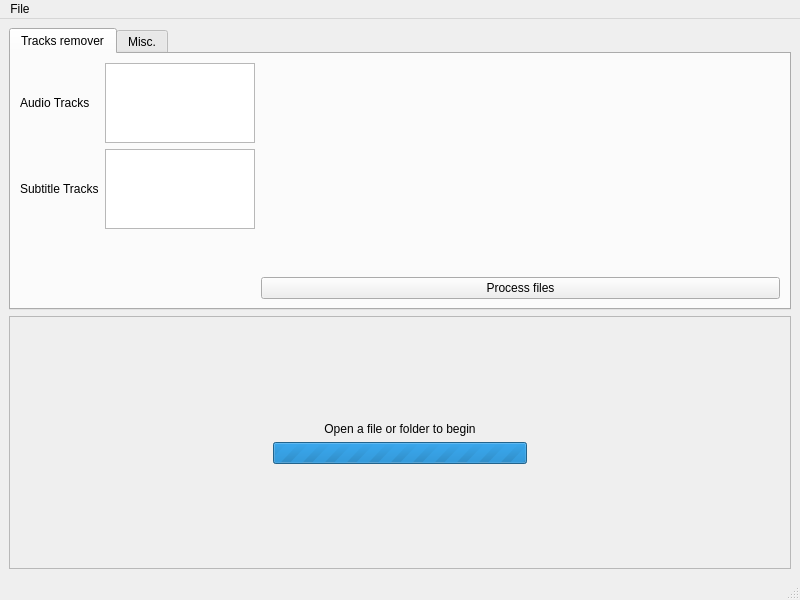
<?xml version="1.0" encoding="UTF-8"?>
<ui version="4.0">
 <class>MainWindow</class>
 <widget class="QMainWindow" name="MainWindow">
  <property name="geometry">
   <rect>
    <x>0</x>
    <y>0</y>
    <width>800</width>
    <height>600</height>
   </rect>
  </property>
  <property name="windowTitle">
   <string>MainWindow</string>
  </property>
  <widget class="QWidget" name="centralwidget">
   <property name="autoFillBackground">
    <bool>false</bool>
   </property>
   <layout class="QVBoxLayout" name="verticalLayout_2">
    <item>
     <layout class="QGridLayout" name="gridLayout">
      <item row="0" column="0">
       <widget class="QTabWidget" name="tabWidget">
        <property name="currentIndex">
         <number>0</number>
        </property>
        <widget class="QWidget" name="tab">
         <attribute name="title">
          <string>Tracks remover</string>
         </attribute>
         <layout class="QGridLayout" name="gridLayout_2">
          <item row="3" column="1">
           <spacer name="verticalSpacer_3">
            <property name="orientation">
             <enum>Qt::Vertical</enum>
            </property>
            <property name="sizeHint" stdset="0">
             <size>
              <width>20</width>
              <height>40</height>
             </size>
            </property>
           </spacer>
          </item>
          <item row="2" column="0">
           <widget class="QLabel" name="label_2">
            <property name="text">
             <string>Subtitle Tracks</string>
            </property>
           </widget>
          </item>
          <item row="0" column="0">
           <widget class="QLabel" name="label">
            <property name="text">
             <string>Audio Tracks</string>
            </property>
           </widget>
          </item>
          <item row="0" column="2">
           <spacer name="horizontalSpacer_3">
            <property name="orientation">
             <enum>Qt::Horizontal</enum>
            </property>
            <property name="sizeHint" stdset="0">
             <size>
              <width>40</width>
              <height>20</height>
             </size>
            </property>
           </spacer>
          </item>
          <item row="0" column="1">
           <widget class="QListWidget" name="listWidget">
            <property name="maximumSize">
             <size>
              <width>150</width>
              <height>80</height>
             </size>
            </property>
           </widget>
          </item>
          <item row="2" column="1">
           <widget class="QListWidget" name="listWidget_2">
            <property name="maximumSize">
             <size>
              <width>150</width>
              <height>80</height>
             </size>
            </property>
           </widget>
          </item>
          <item row="4" column="2">
           <widget class="QPushButton" name="pushButton">
            <property name="text">
             <string>Process files</string>
            </property>
           </widget>
          </item>
         </layout>
        </widget>
        <widget class="QWidget" name="tab_2">
         <attribute name="title">
          <string>Misc.</string>
         </attribute>
        </widget>
       </widget>
      </item>
      <item row="1" column="0">
       <widget class="QFrame" name="welcomeFrame">
        <property name="frameShape">
         <enum>QFrame::StyledPanel</enum>
        </property>
        <property name="frameShadow">
         <enum>QFrame::Raised</enum>
        </property>
        <layout class="QGridLayout" name="gridLayout_3">
         <item row="3" column="1">
          <spacer name="verticalSpacer_2">
           <property name="orientation">
            <enum>Qt::Vertical</enum>
           </property>
           <property name="sizeHint" stdset="0">
            <size>
             <width>20</width>
             <height>40</height>
            </size>
           </property>
          </spacer>
         </item>
         <item row="0" column="1">
          <spacer name="verticalSpacer">
           <property name="orientation">
            <enum>Qt::Vertical</enum>
           </property>
           <property name="sizeHint" stdset="0">
            <size>
             <width>20</width>
             <height>40</height>
            </size>
           </property>
          </spacer>
         </item>
         <item row="2" column="0">
          <spacer name="horizontalSpacer">
           <property name="orientation">
            <enum>Qt::Horizontal</enum>
           </property>
           <property name="sizeHint" stdset="0">
            <size>
             <width>40</width>
             <height>20</height>
            </size>
           </property>
          </spacer>
         </item>
         <item row="2" column="1">
          <widget class="QProgressBar" name="mkvParsingProgressbar">
           <property name="maximum">
            <number>0</number>
           </property>
           <property name="value">
            <number>0</number>
           </property>
           <property name="textVisible">
            <bool>false</bool>
           </property>
          </widget>
         </item>
         <item row="1" column="1">
          <widget class="QLabel" name="welcomeLabel">
           <property name="text">
            <string>Open a file or folder to begin</string>
           </property>
           <property name="alignment">
            <set>Qt::AlignCenter</set>
           </property>
          </widget>
         </item>
         <item row="2" column="2">
          <spacer name="horizontalSpacer_2">
           <property name="orientation">
            <enum>Qt::Horizontal</enum>
           </property>
           <property name="sizeHint" stdset="0">
            <size>
             <width>40</width>
             <height>20</height>
            </size>
           </property>
          </spacer>
         </item>
        </layout>
       </widget>
      </item>
     </layout>
    </item>
   </layout>
  </widget>
  <widget class="QMenuBar" name="menubar">
   <property name="geometry">
    <rect>
     <x>0</x>
     <y>0</y>
     <width>800</width>
     <height>35</height>
    </rect>
   </property>
   <widget class="QMenu" name="menuTest">
    <property name="title">
     <string>File</string>
    </property>
    <addaction name="actionOpen_file"/>
    <addaction name="actionOpen_folder"/>
    <addaction name="actionClose_current_file_folder"/>
    <addaction name="separator"/>
    <addaction name="actionExit"/>
   </widget>
   <addaction name="menuTest"/>
  </widget>
  <widget class="QStatusBar" name="statusbar"/>
  <action name="actionOpen_file">
   <property name="text">
    <string>Open file</string>
   </property>
  </action>
  <action name="actionOpen_folder">
   <property name="text">
    <string>Open folder</string>
   </property>
  </action>
  <action name="actionQuit">
   <property name="text">
    <string>Quit</string>
   </property>
  </action>
  <action name="actionClose_current_file_folder">
   <property name="text">
    <string>Close current file / folder</string>
   </property>
  </action>
  <action name="actionExit">
   <property name="text">
    <string>Exit</string>
   </property>
  </action>
 </widget>
 <resources/>
 <connections/>
</ui>
